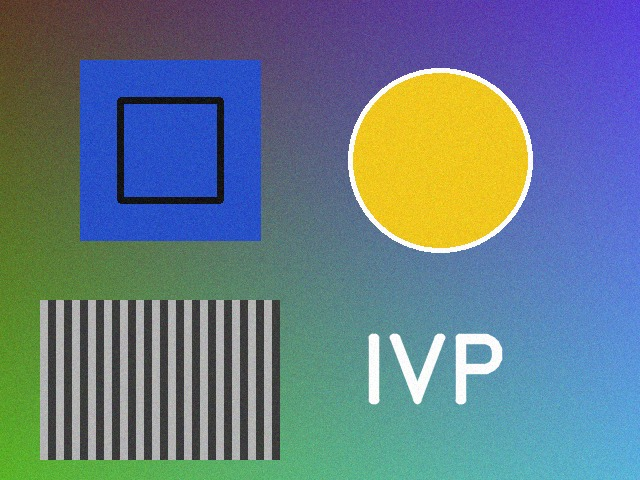
#> input picture tests/sample.jpg, 640 x 480 px
$ python -i motion.py   (imports and definitions only)
#> lines starting #> are read from the running program, lines starting #| are printed output that depends on the picture
"""Unit 8 — video fundamentals: motion detection by frame differencing.

|frame_t - frame_{t-1}| on blurred grayscale -> threshold -> dilate -> contours.
The fraction of changed pixels drives a level bar; above a threshold, "MOTION" flashes.
"""

from __future__ import annotations

import cv2
import numpy as np

from common import config
from hud.theme import Canvas

DIFF_THRESHOLD = 25
MIN_CONTOUR_AREA = 400
ALERT_FRACTION = 0.02   # >2 % of pixels changed => alert
DILATE_KERNEL = cv2.getStructuringElement(cv2.MORPH_RECT, (7, 7))


class MotionDetector:
    def __init__(self) -> None:
        self.prev: np.ndarray | None = None
        self.level = 0.0
        self.regions: list[tuple[int, int, int, int]] = []

    def update(self, gray: np.ndarray) -> float:
        """Returns the fraction of changed pixels; also fills self.regions with moving boxes."""
        blurred = cv2.GaussianBlur(gray, (9, 9), 0)
        if self.prev is None:
            self.prev = blurred
            return 0.0
        diff = cv2.absdiff(self.prev, blurred)
        self.prev = blurred
        _, mask = cv2.threshold(diff, DIFF_THRESHOLD, 255, cv2.THRESH_BINARY)
        mask = cv2.dilate(mask, DILATE_KERNEL)
        contours, _ = cv2.findContours(mask, cv2.RETR_EXTERNAL, cv2.CHAIN_APPROX_SIMPLE)
        self.regions = [cv2.boundingRect(c) for c in contours if cv2.contourArea(c) >= MIN_CONTOUR_AREA]
        self.level = float(np.count_nonzero(mask)) / mask.size
        return self.level

    def reset(self) -> None:
        self.prev = None
        self.level = 0.0
        self.regions = []

    def draw(self, cv: Canvas, tick: int) -> None:
        """Moving-region boxes, a level bar and the flashing alert, on the HUD canvas."""
        alert = self.level > ALERT_FRACTION
        layer = "alert" if alert else "accent"
        colour = config.HUD_RED if alert else config.HUD_ORANGE
        for (x, y, bw, bh) in self.regions:
            cv.bracket((x, y), (x + bw, y + bh), max(min(bw, bh) // 4, 4), layer, 1)

        bar_w, bar_h = 100, 6
        bx, by = 16, 146          # under the voice indicator, left of the EL scale
        cv.rect((bx, by), (bx + bar_w, by + bar_h), "dim", 1)
        fill = int(min(self.level / (ALERT_FRACTION * 4), 1.0) * bar_w)
        if fill:
            cv.fill_rect((bx, by), (bx + fill, by + bar_h), layer)
        cv.text(f"MOTION {self.level * 100:4.1f}%", (bx, by + bar_h + 15), colour, 0.38)
        if alert and (tick // 6) % 2 == 0:
            cv.text("! MOTION DETECTED !", (cv.w // 2 - 96, 76), config.HUD_RED, 0.6, 2)

>>> import cv2
>>> picture = cv2.imread('../tests/sample.jpg', cv2.IMREAD_GRAYSCALE)
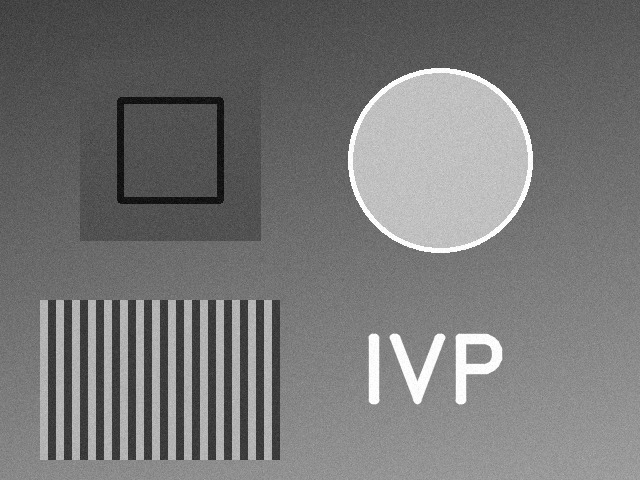
#> picture: shape (480, 640); min 0, max 255, mean 118.2
>>> result = MotionDetector().update(picture)
#> in update, `blurred = cv2.GaussianBlur(gray, (9, 9), 0)`:
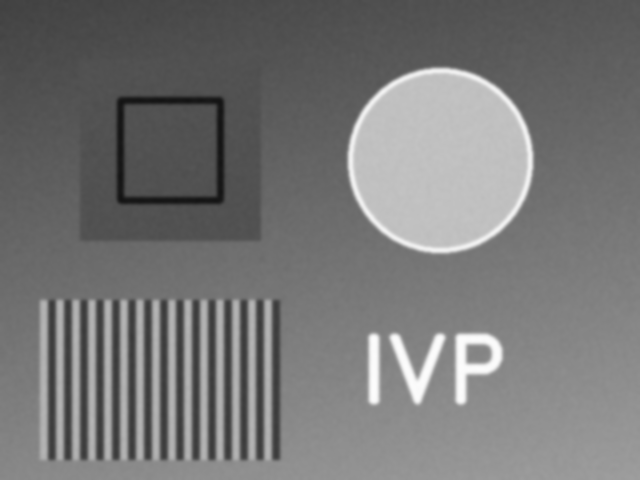
#> blurred: shape (480, 640); min 19, max 253, mean 118.2
#> result = 0
